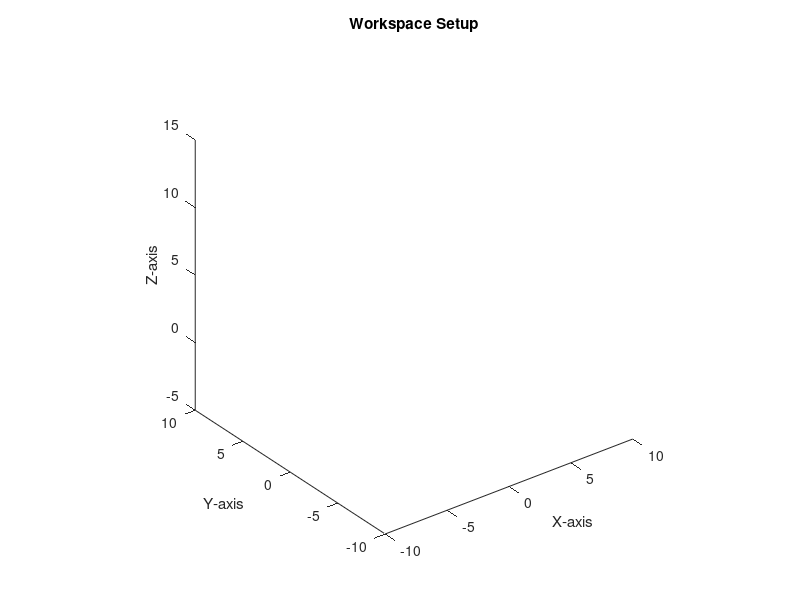

This figure's MATLAB source: (Note: this script raises an error after producing the figure.)
%% Environment  

% Setup figure and axes
figureHandle = figure('Position', [100, 100, 1200, 800]);
axis([-10 10 -10 10 -5 15]); % [xmin xmax ymin ymax zmin zmax]
axis equal;
view(3);
xlabel('X-axis');
ylabel('Y-axis');
zlabel('Z-axis');
title('Workspace Setup');

env = SetEnvironment(figureHandle);

%% Initialise

% Create gem objects and place them in the environment
gems = [
    Gem([0.3824, -1.069, 0.5], 'small', 'green');
    Gem([0.3824, -1.269, 0.5], 'large', 'red');
    Gem([0.3824, -1.469, 0.5], 'large', 'green');
    Gem([0.3824, -1.669, 0.5], 'small', 'red');
    Gem([0.3824, -1.869, 0.5], 'large', 'red'); 
    Gem([0.3824, -2.029, 0.5], 'small', 'red'); 
];

% Define models for the UR3 and ABB robots
UR3Model = LinearUR3e(transl(-0.15, -1.1, 0.5) * trotz(pi/2));
ABBModel = ABB120(transl(-1.25, -1.15, 0.5) * trotz(pi/2));
%%

% Step 1: Create an instance of EStopController
eStopController = EStopController();  % Create a shared EStopController instance

% Step 2: Create instances of UR3Movement and ABBMovement with the shared EStopController
ur3Movement = UR3Movement(gems, UR3Model, eStopController);  % Create UR3Movement instance
abbMovement = ABBMovement(gems, ABBModel, eStopController);  % Create ABBMovement instance

% Step 3: Instantiate the GUI and pass the movement instances
app = app1;  % Create an instance of your app
app.initializeAppWithInstances(ur3Movement, abbMovement, eStopController);  % Pass the movement instances

%% Main loop using the instances from the app
for i = 1:length(gems)
    % Execute the movement using the instances stored in the app
    app.UR3MovementInst.ExecuteUR3(i);
    app.ABBMovementInst.ExecuteRobot(i);
end


%%
% Move to a specific Cartesian coordinate (example: x = 0.4, y = -0.3, z = 0.6)
ur3Movement = UR3Movement(gems, UR3Model, eStopController);  % Create UR3Movement instance
ur3Movement.MoveToCartesian(0.3824, -1.069, 0.59);
